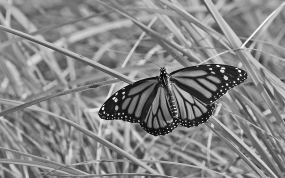
#> input picture EX3/butterfly.jpg, 285 x 178 px
$ jupyter execute 190155L_Exercise03.ipynb
#> lines starting #> are read from the running program, lines starting #| are printed output that depends on the picture; long printed decimals are rounded
## Name - **D.M.S.S.DISSANAYAKE**
## Index Number - **190155L**

[cell 1]
# Question 01

import cv2 as cv
import numpy as np
import matplotlib.pyplot as plt

img = cv.imread("butterfly.jpg", cv.IMREAD_REDUCED_GRAYSCALE_4).astype(np.float32)
#> img: shape (178, 285) float32; min 8, max 254, mean 134
assert img is not None

box_kernel = np.ones((9,9), float)/81
img_avg = cv.filter2D(img, -1, box_kernel)
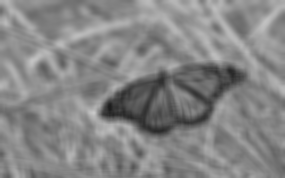
#> img_avg: shape (178, 285) float32; min 28.91, max 200.4, mean 134
sigma = 4
img_gaussian = cv.GaussianBlur(img, (9,9),sigma)

fig, ax = plt.subplots(1,3 , sharex = 'all' , sharey = 'all', figsize=(18,18))
ax[0].imshow(img,cmap= 'gray', vmin=0, vmax=255)
ax[0].set_title('Original')
ax[1].imshow(img_avg,cmap= 'gray', vmin=0, vmax=255)
ax[1].set_title('Box Filtered')
ax[2].imshow(img_gaussian,cmap= 'gray', vmin=0, vmax=255)
ax[2].set_title('Gaussian Filtered')

for i in range(3):
        ax[i].axis('off')
plt.show()

[cell 2]
#  Question 02

import cv2 as cv
import numpy as np
import matplotlib.pyplot as plt
from mpl_toolkits.mplot3d import Axes3D
from matplotlib import cm

fig = plt.figure(figsize=(10,10))
ax = fig.add_subplot(111,projection = '3d')
sigma = 1

X_ = np.arange(-5,5.1,0.1)
Y_ = np.arange(-5,5.1, 0.1)
X, Y = np.meshgrid(X_,Y_)
Z = (1/np.sqrt(2*np.pi*sigma))*np.exp(-(X**2 + Y**2)/(2*sigma**2))

# Plot surface
surf = ax.plot_surface(X,Y,Z, cmap = cm.jet, antialiased = True)
#plot contour
cset = ax.contourf(X, Y, Z, zdir='z', offset=np.min(Z) -1.5, cmap = cm.jet)
ax.set_zlim(np.min(Z)-2,np.max(Z))
plt.axis("off")
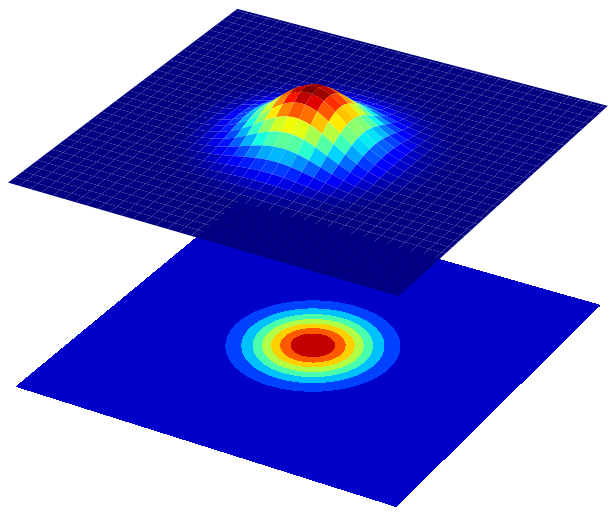
#> figure drawn by matplotlib, 1 panel

[cell 3]
# Question 03

import cv2 as cv
import numpy as np
import matplotlib.pyplot as plt

img = cv.imread("contact_lens.tif", cv.IMREAD_GRAYSCALE).astype(np.float32)
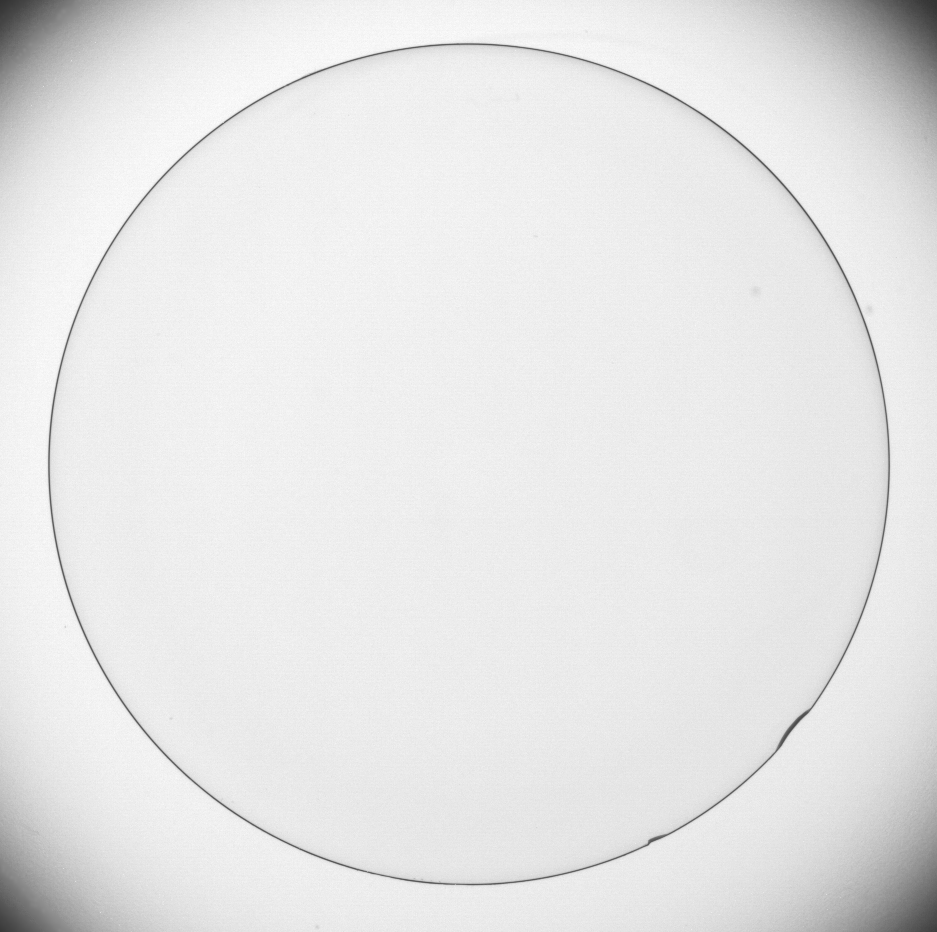
#> input picture EX3/contact_lens.tif, 937 x 932 px
#> img: shape (932, 937) float32; min 50, max 255, mean 229.7
assert img is not None

sobel_v = np.array([(-1,-2,-1),(0,0,0),(1,2,1)], dtype = np.float32)
img_x = cv.filter2D(img, -1, sobel_v)
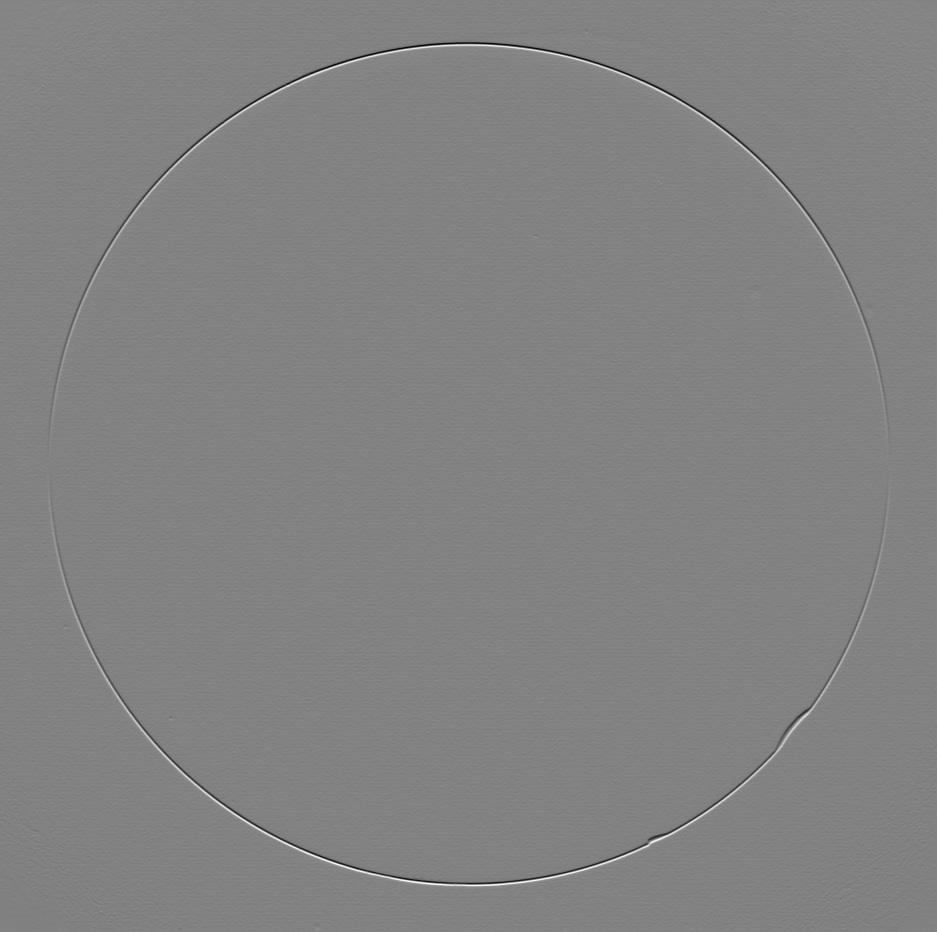
#> img_x: shape (932, 937) float32; min -597, max 567, mean 0; drawn with min black and max white
sobel_h = np.array([(-1,0,1),(-2,0,2),(-1,0,1)], dtype = 'float')
img_y = cv.filter2D(img, -1, sobel_h)

img_grad = np.sqrt(img_x**2+img_y**2)
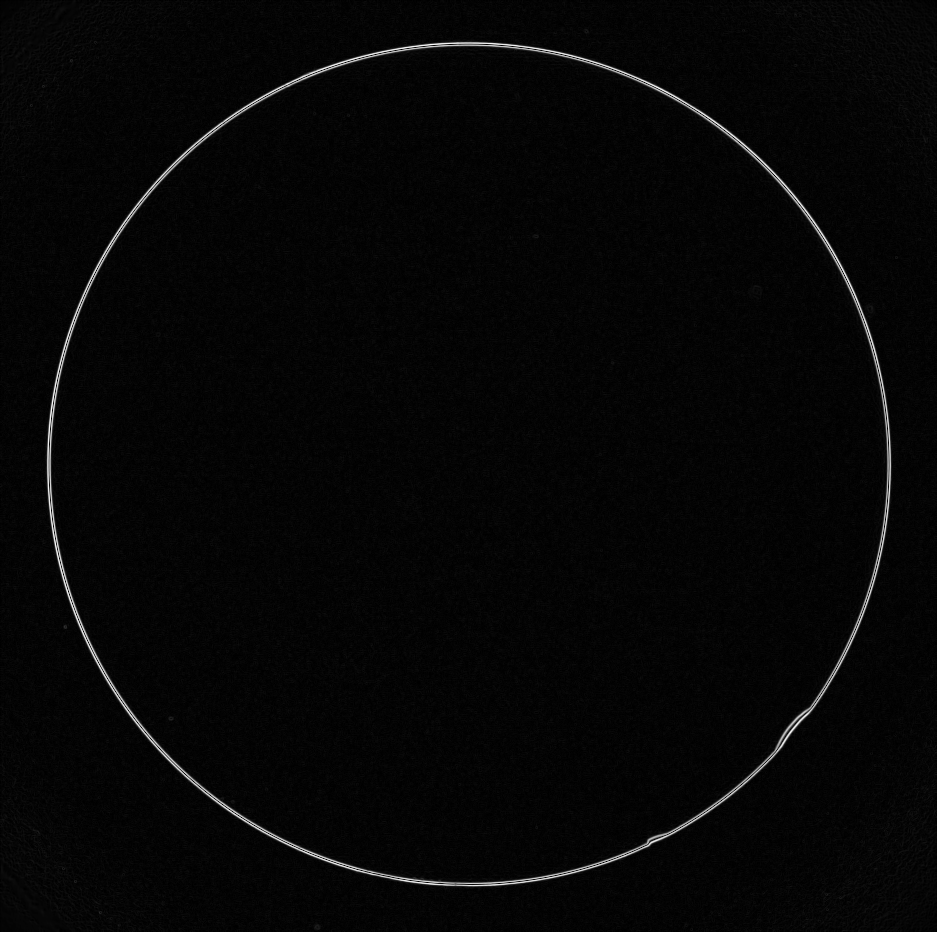
#> img_grad: shape (932, 937) float32; min 0, max 597.5, mean 15.1; drawn with min black and max white

fig, ax = plt.subplots(1,4 , sharex = 'all' , sharey = 'all', figsize=(18,18))
ax[0].imshow(img,cmap= 'gray',vmin=0, vmax=255)
ax[0].set_title('Original')
ax[1].imshow(img_x,cmap= 'gray',vmin=-1020, vmax=1020)
ax[1].set_title('Sobel Vertical')
ax[2].imshow(img_y,cmap= 'gray',vmin=-1020, vmax=1020)
ax[2].set_title('Sobel Horizontal')
ax[3].imshow(img_grad,cmap= 'gray')
ax[3].set_title('Gradient Magnitude')

for i in range(4):
        ax[i].axis('off')

plt.show()

[cell 4]
# Question 04

import cv2 as cv
import numpy as np
import matplotlib.pyplot as plt
from scipy import stats

img = cv.imread("tom.jpg", cv.IMREAD_GRAYSCALE).astype(np.float32)
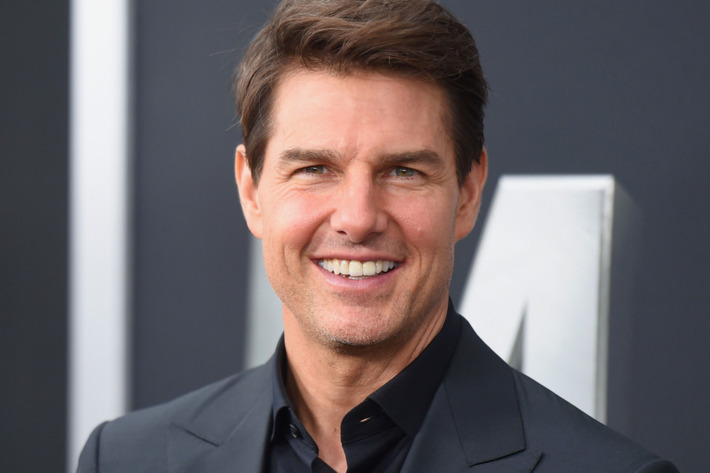
#> input picture EX3/tom.jpg, 710 x 473 px
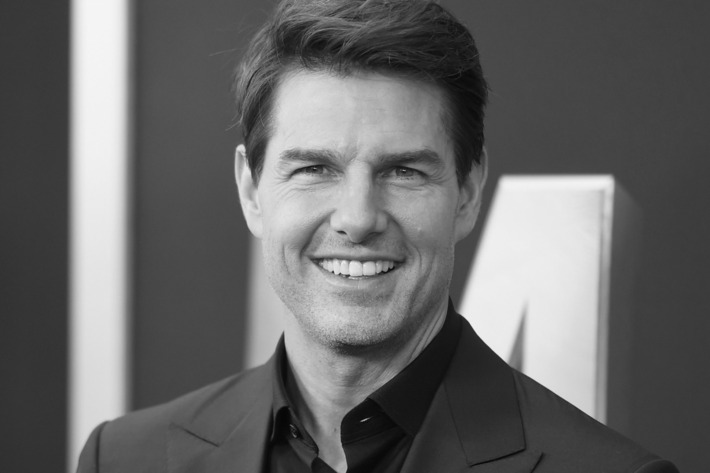
#> img: shape (473, 710) float32; min 5, max 245, mean 103.7

sigma =2
gaussian_1d = cv.getGaussianKernel(5,sigma)
blurred = cv.sepFilter2D(img , -1 , gaussian_1d, gaussian_1d, anchor=(-1,-1),delta=0, borderType = cv.BORDER_REPLICATE)
diff = img.astype('float32')-blurred.astype('float32')
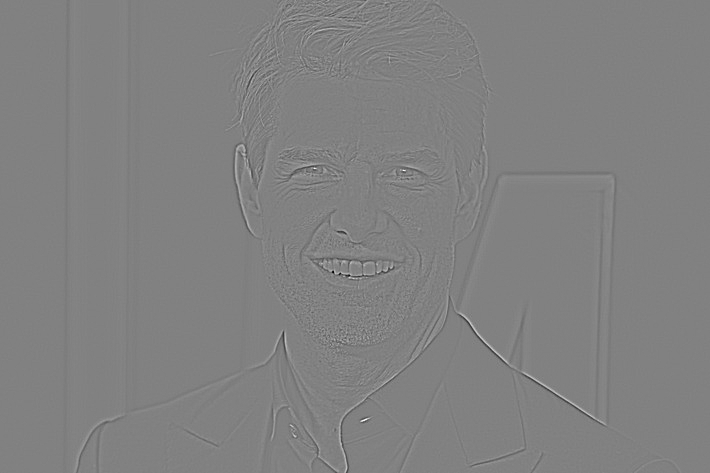
#> diff: shape (473, 710) float32; min -91.49, max 88.83, mean 0; drawn with min black and max white

sharpned = cv.addWeighted(img.astype(np.float32),1.0,diff, 1.5,0)
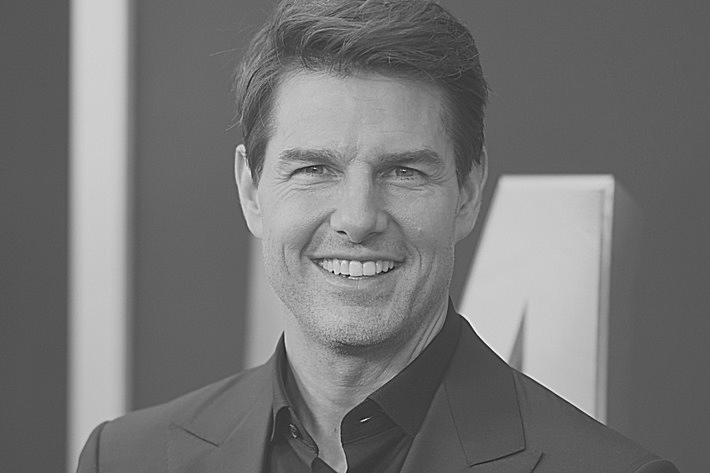
#> sharpned: shape (473, 710) float32; min -80.23, max 318.1, mean 103.7; drawn with min black and max white

print(stats.describe(diff.ravel()))
#| DescribeResult(nobs=335830, minmax=(-91.486, 88.826), mean=0.0002263, variance=13.915, skewness=-0.2494, kurtosis=48.298)

fig, ax = plt.subplots(2, 2 , sharex = 'all' , sharey = 'all', figsize=(18,18))
ax[0,0].imshow(img,cmap= 'gray')
ax[0,0].set_title('Original')
ax[0,1].imshow(blurred,cmap= 'gray')
ax[0,1].set_title('Blurred')
ax[1,0].imshow(diff+125 ,cmap= 'gray')
ax[1,0].set_title('Difference')
ax[1,1].imshow(sharpned,cmap= 'gray')
ax[1,1].set_title('Sharpened')
for i in range(2):
    for j in range(2):
        ax[i,j].axis('off')
plt.show()
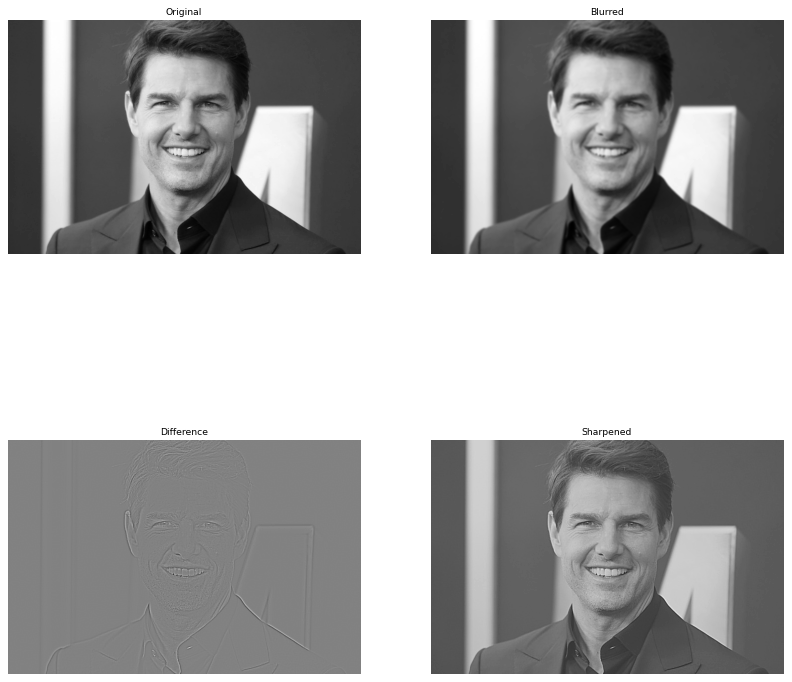
#> figure drawn by matplotlib, 4 panels
